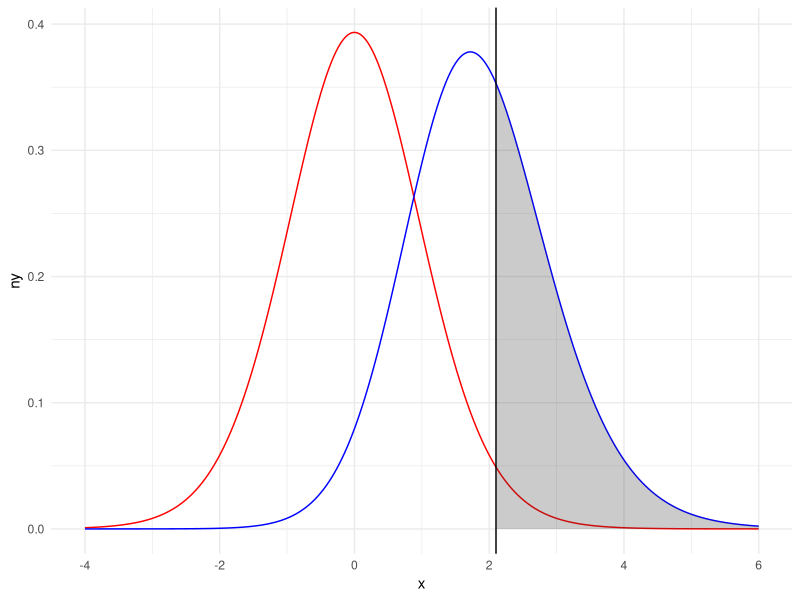

This chart was generated by the following R code:
## ---- chunk 1

library(tidyverse)

theme_set(theme_minimal())

knitr::opts_chunk$set(message=FALSE)

set.seed(42)  # Get consistent results-- pay attention to this in HW2 for the autograder to work!
## ---- chunk 2

#group1
g1_n = 10
g1_sample_mean = 100
g1_sample_sd = 15

#group2
g2_n = 10
g2_sample_mean = 112
g2_sample_sd = 15
## ---- chunk 3
power.t.test(n = 10,
             delta = g2_sample_mean - g1_sample_mean,
             sd = 15,
             sig.level = 0.05,
             type = "two.sample",
             alternative = "two.sided")
## ---- chunk 4
# In the current example you could simply input 15 as the SDs and group sizes are equal.
# I've included the formula so that you can play with the values.

df = g1_n + g2_n - 2

weighted_g1_sd_squared = (g1_n - 1) * g1_sample_sd^2

weighted_g2_sd_squared = (g2_n - 1) * g2_sample_sd^2

pooled_sd = sqrt((weighted_g1_sd_squared + weighted_g2_sd_squared) / df)

# Note: technically this is Hedges' g because of how we calculated pooled_sd.
cohens_d = (g2_sample_mean - g1_sample_mean) / pooled_sd 
cohens_d
## ---- chunk 5
alpha = 0.05
critical_t = qt(1 - (alpha / 2), df)  

# we use alpha / 2 for a 2 sided test because we are splitting our alpha across the two tails of our distribution. 

ncp = cohens_d * sqrt(g1_n * g2_n / (g1_n + g2_n))

# Although the inner workings of the ncp are beyond the scope of this course, we can think about the ncp as measuring "the degree to which the null hypothesis is false" (Kirk,2012). 

# The important thing to note here is how our sample size influences the ncp. As our sample size grows, our ncp will also grow. 

power = 1 - pt(critical_t, df, ncp)
power
## ---- chunk 6
x = seq(-4, 6, length.out = 1000)
ny = dt(x, df) #null distribution
ay = dt(x, df, ncp = ncp) #difference in means

data = data.frame(x = x, ny = ny, ay = ay)

ggplot(data, aes(x = x)) +
  geom_path(aes(y = ny), color='red') +
  geom_path(aes(y = ay), color='blue') +
  geom_vline(xintercept = critical_t) +
  stat_function(fun = dt, 
                xlim = c(critical_t, 6),
                geom = "area",
                args = c(df = df, ncp=ncp),
                alpha = 0.25) 
## ---- chunk 7
power.t.test(n = 20,
             delta = g2_sample_mean - g1_sample_mean,
             sd = 15,
             sig.level = 0.05,
             type = "two.sample",
             alternative = "two.sided")
## ---- chunk 8
power.t.test(power = 0.8,  # notice the n argument has been replaced with power
             delta = g2_sample_mean - g1_sample_mean,
             sd = 15,
             sig.level = 0.05,
             type = "two.sample",
             alternative = "two.sided")

## ---- chunk 9
get_sample_data = function(d, n) {
  data.frame( 
    group1 = rnorm(n), #generates a normal dist of 10 values centered at 0. 
    group2 = rnorm(n, d) #generates a normal dist of 10 values centered at d (0.8 in this case).
  )
}
## ---- chunk 10
test_data = get_sample_data(0.8, 10)

test_data

t.test(test_data$group1, test_data$group2)
## ---- chunk 11
test_sample_data = function(data){
  t.test(data$group1, data$group2)$p.value < 0.05
}

test_sample_data(test_data)
## ---- chunk 12
simulation_results = replicate(1000, test_sample_data(get_sample_data(0.8, 10)))

glimpse(simulation_results) #taking a peak at what we just did. 
## ---- chunk 13
mean(simulation_results)
## ---- chunk 14
mean(replicate(1000, test_sample_data(get_sample_data(0.8, 20))))
